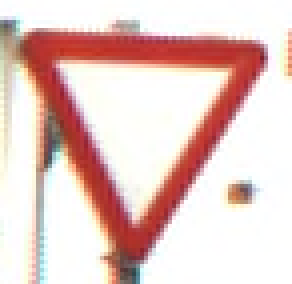
#> input picture Training-1/00000/104_159_112_211_194_216_73_173_208_00964_00000.ppm, 73 x 71 px (shown 4 times larger); its folder holds only this picture in this run
$ jupyter execute --allow-errors logistic.ipynb
#> lines starting #> are read from the running program, lines starting #| are printed output that depends on the picture
## Import libraries

[cell 1]
import pandas as pd
import numpy as np
import matplotlib.pyplot as plt
import os
import skimage
import skimage.io
from skimage import transform
from skimage.transform import resize
from skimage.color import rgb2gray
from skimage import transform
import cv2

## Loading the Data

[cell 2]
def load_data(data_directory):
            # directories variable contains the directories names which is
            # in the data_directory path
            directories = [d for d in os.listdir(data_directory)
                   if os.path.isdir(os.path.join(data_directory, d))]
            # images and labels lists to load the data
            labels = []
            images = []

            #the following for loop iterate over the directories which have been stored above
            for i, d in enumerate(directories):
                label_directory = os.path.join(data_directory, d)

                # file names store the image files names which stored in each directory
                # Note to change the condition on your case
                file_names = [os.path.join(label_directory, f)
                              for f in os.listdir(label_directory)
                              if f.endswith(".ppm")]
                #the follwing code to load each image and preprocess it
                #we extract the label of the image from the directory name
                for f in file_names:
                    print(f)
                    img = skimage.io.imread(f)
                    img_resized=resize(img,(28,28,3))
                    gray_img=rgb2gray(img_resized)
                    images.append(gray_img.flatten())
                    labels.append(int(d))
            return images, labels

[cell 3]
# ROOT_PATH = "D:\Image"
# train_data_directory = os.path.join(ROOT_PATH, "Training")
# test_data_directory = os.path.join(ROOT_PATH, "Testing")

train_data_directory = 'Training-1'
test_data_directory  = 'Testing-1'

[cell 4]
images, labels = load_data(train_data_directory)
#> in load_data, img is the input picture: shape (71, 73, 3); mean R, G, B 230.7, 203, 198.3
#> in load_data, `img_resized=resize(img,(28,28,3))`:
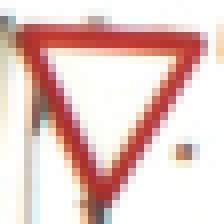
#> img_resized: shape (28, 28, 3) float64 (shown 8 times larger); mean R, G, B 0.905, 0.796, 0.778
#> in load_data, `gray_img=rgb2gray(img_resized)`:
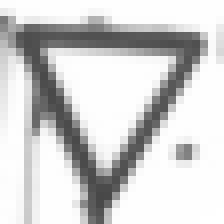
#> gray_img: shape (28, 28) float64 (shown 8 times larger); min 0.284, max 1, mean 0.818
#> pass 2 of the loop in load_data, `for i, d in enumerate(directories):`:
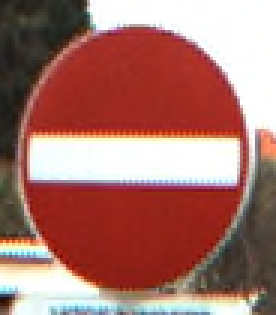
#> input picture Training-1/00001/0_51_329_29_63_173_318_177_328_00882_00000.ppm, 92 x 105 px (shown 3 times larger)
#> in load_data, img is the input picture: shape (105, 92, 3); mean R, G, B 167.9, 116.6, 108.8
#> in load_data, `img_resized=resize(img,(28,28,3))`:
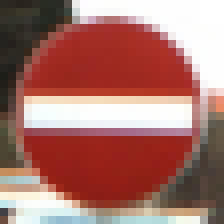
#> img_resized: shape (28, 28, 3) float64 (shown 8 times larger); mean R, G, B 0.658, 0.458, 0.427
#> in load_data, `gray_img=rgb2gray(img_resized)`:
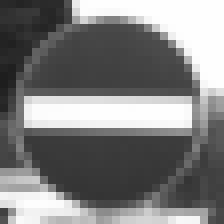
#> gray_img: shape (28, 28) float64 (shown 8 times larger); min 0.119, max 1, mean 0.498
#> images = 2 items; labels = [0, 1]

[cell 5]
len(images)
#> Out = 2

[cell 6]
len(labels)
#> Out = 2

[cell 7]
flat_images = np.array(images)

[cell 8]
target = np.array(labels)
#> target = [0, 1]

[cell 9]
df = pd.DataFrame(flat_images) #dataframe
#> df = table of 2 rows and 784 columns

df['Target'] = target

x_train = df.iloc[:,:-1] #input data
#> x_train = table of 2 rows and 784 columns

y_train = df.iloc[:,-1] #output data

[cell 10]
len(y_train)
#> Out = 2

#> (a cell that did not finish here is left out)


[cell 12]
print(len(images))
#| 2

[cell 13]
flat_test_images = np.array(images)

[cell 14]
test_target = np.array(labels)
#> test_target = [0, 1]

[cell 15]
df = pd.DataFrame(flat_test_images) #dataframe

df['Target'] = test_target

x_test = df.iloc[:,:-1] #input data
#> x_test = table of 2 rows and 784 columns

y_test = df.iloc[:,-1] #output data

[cell 16]
from sklearn.linear_model import LogisticRegression

[cell 17]
# initializing the model and train it
model = LogisticRegression(solver='liblinear')

History = model.fit(x_train,y_train)

[cell 18]
#generate predictions on the test images
y_predict = model.predict(x_test)
#> y_predict = [0, 1]
y_predict
#> Out = [0, 1]

[cell 19]
#calculate the accuracy
from sklearn.metrics import accuracy_score,confusion_matrix

accuracy= accuracy_score(y_predict, y_test)
#> accuracy = 1
print("\n Accuracy of logistic regression without HOG features: ",accuracy)
#|  Accuracy of logistic regression without HOG features:  1.0
print('\n////////////////////////////////////////////////////////////////////////////////////////// \n')
print("Confusion Matrix as Array \n")
conf_matrix = confusion_matrix(y_test, y_predict)
#> conf_matrix = [[1, 0], [0, 1]]
print(conf_matrix)
#| [[1 0]
#|  [0 1]]

[cell 20]
from sklearn.metrics import confusion_matrix
import seaborn as sns

# Generate confusion matrix
conf_matrix = confusion_matrix(y_test, y_predict)

# Plot confusion matrix as a heatmap
plt.figure(figsize=(5, 5))
sns.heatmap(conf_matrix, annot=True, fmt='d', cmap='Blues')
plt.title('Confusion Matrix')
plt.xlabel('Predicted label')
plt.ylabel('True label')
plt.show()
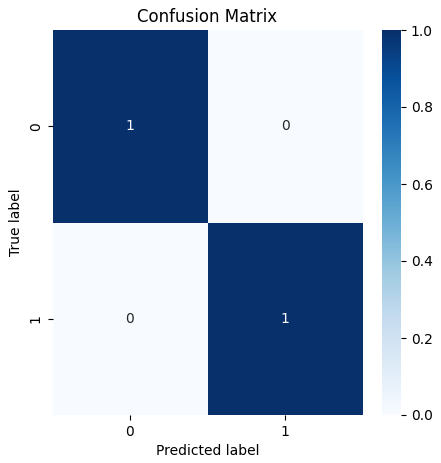
#> figure drawn by matplotlib, 2 panels

[cell 21]
from sklearn.metrics import roc_curve, auc
import matplotlib.pyplot as plt

# Assuming y_test contains the true labels and model is your trained classifier
y_pred = model.predict(x_test)
#> y_pred = [0, 1]
y_test = np.array(y_test)
#> y_test = [0, 1]
y_pred = np.array(y_pred)
# Compute ROC curve and ROC area for each class
fpr = dict()
tpr = dict()
roc_auc = dict()
for i in range(6):  # Change num_classes to the number of classes in your dataset
    fpr[i], tpr[i], _ = roc_curve(y_test == i, y_pred == i)  # Binary classification problem for class i
    roc_auc[i] = auc(fpr[i], tpr[i])
#> after the loop, fpr = {0: [0, 0, 1], 1: [0, 0, 1], 2: [0, 1], 3: [0, 1], 4: [0, 1], 5: [0, 1]}; roc_auc = {0: 1, 1: 1, 2: nan, 3: nan, 4: nan, 5: nan}; tpr = {0: [0, 1, 1], 1: [0, 1, 1], 2: [nan, nan], 3: [nan, nan], 4: [nan, nan], 5: [nan, nan]}

# Plot ROC curve for each class
plt.figure()

for i in range(6):  # Change num_classes to the number of classes in your dataset
    plt.plot(fpr[i], tpr[i], label='ROC curve of class {0} (area = {1:0.2f})'.format(i, roc_auc[i]))

plt.plot([0, 1], [0, 1], 'k--', label='Random Guessing')
plt.xlabel('False Positive Rate')
plt.ylabel('True Positive Rate')
plt.title('ROC Curve')
plt.legend(loc="lower right")
plt.show()
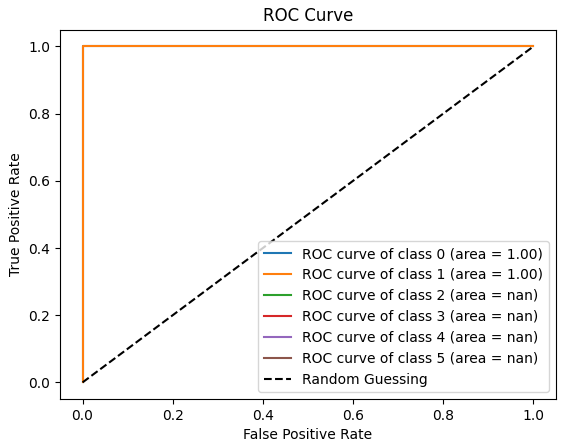
#> figure drawn by matplotlib, 1 panel

## Logistic Regression With HOG Features

[cell 22]
def load_data(data_directory, num_directories):
    directories = [d for d in os.listdir(data_directory)
                   if os.path.isdir(os.path.join(data_directory, d))]
    labels = []
    images = []

    for i, d in enumerate(directories):
        if i >= num_directories:
            break

        label_directory = os.path.join(data_directory, d)
        file_names = [os.path.join(label_directory, f)
                      for f in os.listdir(label_directory)
                      if f.endswith(".ppm")]

        for f in file_names:
            print(f)
            img = skimage.io.imread(f)
            images.append(img)
            labels.append(int(d))

    return images, labels

[cell 23]
# ROOT_PATH = "D:\Image"
# train_data_directory = os.path.join(ROOT_PATH, "Training")
# test_data_directory = os.path.join(ROOT_PATH, "Testing")
train_data_directory = 'Training-1'
test_data_directory  = 'Testing-1'
train_images, train_labels = load_data(train_data_directory,6)
#> pass 2 of the loop in load_data, `for i, d in enumerate(directories):`:
#> train_images = 2 items; train_labels = [0, 1]
test_images, test_labels = load_data(train_data_directory,6)
#> pass 2 of the loop in load_data, `for i, d in enumerate(directories):`:
#> test_images = 2 items; test_labels = [0, 1]
print(train_labels)
#| [0, 1]

[cell 24]
# Function to Preprocess Images for HOG
def preprocess_images_for_hog(images, size=(28, 28)):
    processed_images = []
    for img in images:
        # Resize image
        resized_img = cv2.resize(img, size, interpolation=cv2.INTER_AREA)

        # Convert to grayscale if it has three channels
        if resized_img.shape[-1] == 3:
            grayscale_img = cv2.cvtColor(resized_img, cv2.COLOR_BGR2GRAY)
        else:
            grayscale_img = resized_img

        processed_images.append(grayscale_img)
    return np.array(processed_images)

[cell 25]
# Preprocess train and test images
train_images_processed = preprocess_images_for_hog(train_images)
#> the loop in preprocess_images_for_hog, `for img in images:` made 2 passes
#> pass 2, in preprocess_images_for_hog, `resized_img = cv2.resize(img, size, interpolation=cv2.INTER_AREA)`:
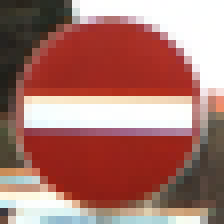
#> resized_img: shape (28, 28, 3) (shown 8 times larger); mean R, G, B 167.9, 116.7, 108.9
#> pass 2, in preprocess_images_for_hog, `grayscale_img = cv2.cvtColor(resized_img, cv2.COLOR_BGR2GRAY)`:
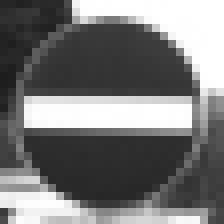
#> grayscale_img: shape (28, 28) (shown 8 times larger); min 29, max 255, mean 120.2
#> after the loop in preprocess_images_for_hog, `for img in images:`: processed_images = 2 items
test_images_processed = preprocess_images_for_hog(test_images)
#> the loop in preprocess_images_for_hog (call 2), `for img in images:` made 2 passes

[cell 26]
from sklearn.linear_model import LogisticRegression
from skimage.feature import hog
from sklearn.model_selection import train_test_split
from sklearn.metrics import accuracy_score

# Compute HOG features for Training images
train_hog_features = []
for img in train_images_processed:
    hog_img = hog(img, visualize=False)
    train_hog_features.append(hog_img)
#> this loop made 2 passes
#> after the loop, train_hog_features = 2 items

[cell 27]
# Train logistic regression model

logreg = LogisticRegression(max_iter=1000)

logreg.fit(train_hog_features, train_labels)

[cell 28]
from sklearn.linear_model import LogisticRegression
from skimage.feature import hog
from sklearn.model_selection import train_test_split
from sklearn.metrics import accuracy_score


# Compute HOG features for test images
test_hog_features = []
for img in test_images_processed:
    hog_img = hog(img, visualize=False)
    test_hog_features.append(hog_img)
#> after the loop, test_hog_features = 2 items

[cell 29]
# Predict on test set
predictions = logreg.predict(test_hog_features)
#> predictions = [0, 1]
# Calculate accuracy
accuracy = accuracy_score(test_labels, predictions)
print("\n Accuracy of logistic regression with HOG features: ",accuracy)
#|  Accuracy of logistic regression with HOG features:  1.0
print('\n////////////////////////////////////////////////////////////////////////////////////////// \n')
print("Confusion Matrix as Array \n")
conf_matrix = confusion_matrix(test_labels, predictions)
print(conf_matrix)
#| [[1 0]
#|  [0 1]]

## Plot confusion matrix as a heatmap

[cell 30]
from sklearn.metrics import confusion_matrix
import seaborn as sns

# Plot confusion matrix as a heatmap
plt.figure(figsize=(5, 5))
sns.heatmap(conf_matrix, annot=True, fmt='d', cmap='Blues')
plt.title('Confusion Matrix')
plt.xlabel('Predicted label')
plt.ylabel('True label')
plt.show()

[cell 31]
test_labels = np.array(test_labels)
predictions = np.array(predictions)

[cell 32]
from sklearn.metrics import roc_curve, auc
import matplotlib.pyplot as plt

# Compute ROC curve and ROC area for each class
fpr = dict()
tpr = dict()
roc_auc = dict()

for i in range(6):  # Change num_classes to the number of classes in your dataset
    fpr[i], tpr[i], _ = roc_curve(test_labels == i, predictions == i)  # Binary classification problem for class i
    roc_auc[i] = auc(fpr[i], tpr[i])

# Plot ROC curve for each class
plt.figure()

for i in range(6):
    plt.plot(fpr[i], tpr[i], label='ROC curve of class {0} (area = {1:0.2f})'.format(i, roc_auc[i]))

plt.plot([0, 1], [0, 1], 'k--', label='Random Guessing')
plt.xlabel('False Positive Rate')
plt.ylabel('True Positive Rate')
plt.title('ROC Curve')
plt.legend(loc="lower right")
plt.show()
